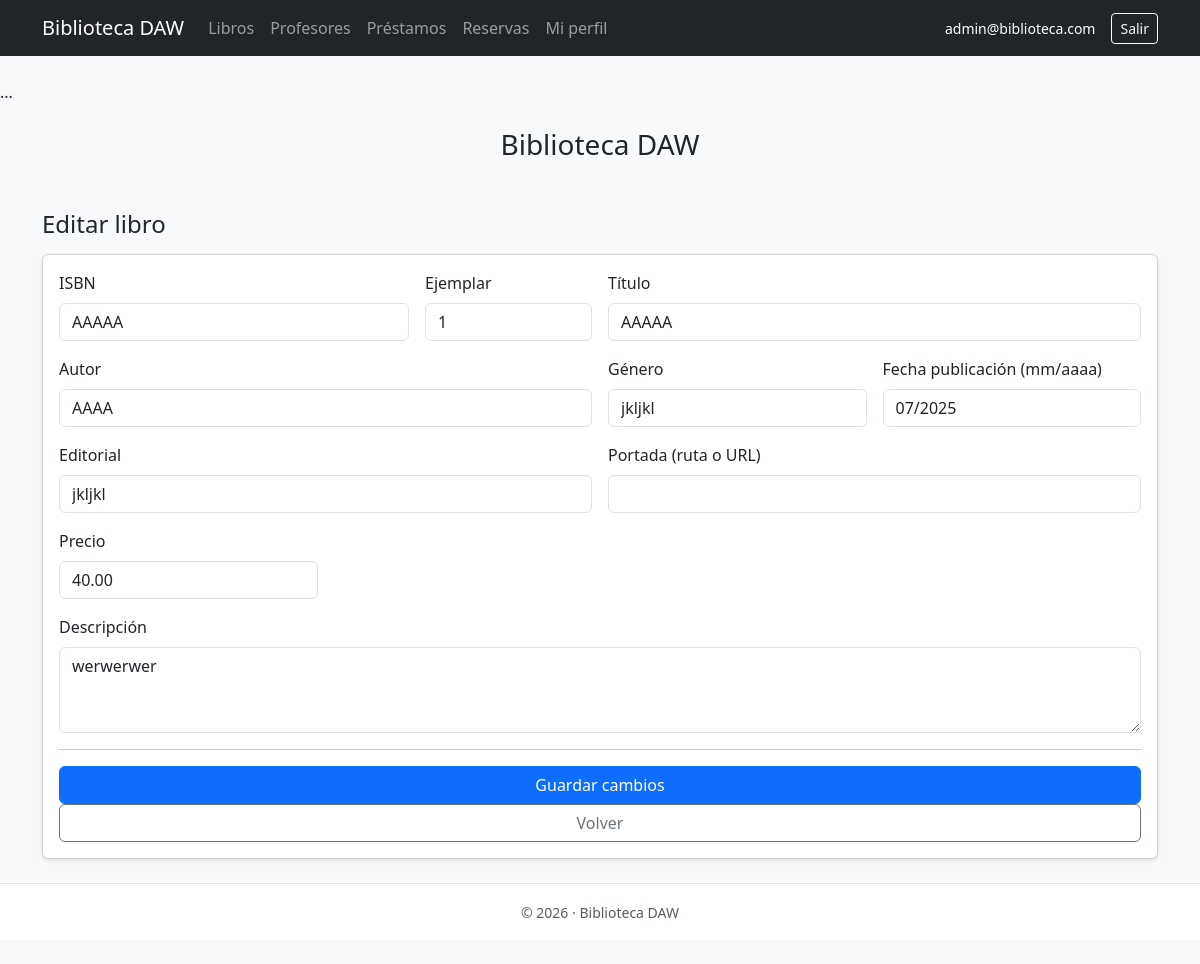
/libros/editar.php?id=2 (signed in), run on the app's committed database.
### tables this page shows
CREATE TABLE IF NOT EXISTS `libros` (
  `id` int NOT NULL AUTO_INCREMENT,
  `isbn` varchar(20) NOT NULL,
  `ejemplar` int NOT NULL DEFAULT '1',
  `portada` varchar(255) DEFAULT NULL,
  `titulo` varchar(200) NOT NULL,
  `autor` varchar(200) NOT NULL,
  `genero` varchar(100) DEFAULT NULL,
  `fecha_publicacion` varchar(7) DEFAULT NULL,
  `editorial` varchar(120) DEFAULT NULL,
  `descripcion` text,
  `precio` decimal(10,2) DEFAULT NULL,
  `estado` enum('DISPONIBLE','PRESTADO') NOT NULL DEFAULT 'DISPONIBLE',
  `creado_en` datetime NOT NULL DEFAULT CURRENT_TIMESTAMP,
  `actualizado_en` datetime DEFAULT NULL ON UPDATE CURRENT_TIMESTAMP,
  PRIMARY KEY (`id`),
  UNIQUE KEY `uk_isbn_ejemplar` (`isbn`,`ejemplar`)
);

### libros/editar.php (the view, shortened to what this page needs)
<?php
require_once __DIR__ . "/../config/conexion.php";
$id = isset($_GET["id"]) ? (int)$_GET["id"] : 0;
$sql = "SELECT * FROM libros WHERE id = :id LIMIT 1";
$stmt = $pdo->prepare($sql);
$stmt->execute([":id" => $id]);
$libro = $stmt->fetch();
require_once __DIR__ . "/../includes/header.php";
?>
<h2 class="h4 mb-3">Editar libro</h2>
<form method="post" action="actualizar.php" class="card shadow-sm p-3">
  <div class="row g-3">
    <div class="col-md-4">
      <label class="form-label" for="isbn">ISBN</label>
      <input class="form-control" type="text" id="isbn" name="isbn" maxlength="20" required
             value="<?php echo htmlspecialchars($libro["isbn"] ?? ""); ?>">
    </div>
    <div class="col-md-2">
      <label class="form-label" for="ejemplar">Ejemplar</label>
      <input class="form-control" type="number" id="ejemplar" name="ejemplar" min="1" required
             value="<?php echo htmlspecialchars($libro["ejemplar"] ?? 1); ?>">
    </div>
    <div class="col-md-6">
      <label class="form-label" for="titulo">Título</label>
      <input class="form-control" type="text" id="titulo" name="titulo" required
             value="<?php echo htmlspecialchars($libro["titulo"] ?? ""); ?>">
    </div>
    <div class="col-md-6">
      <label class="form-label" for="autor">Autor</label>
      <input class="form-control" type="text" id="autor" name="autor" required
             value="<?php echo htmlspecialchars($libro["autor"] ?? ""); ?>">
    </div>
    <div class="col-md-3">
      <label class="form-label" for="genero">Género</label>
      <input class="form-control" type="text" id="genero" name="genero"
             value="<?php echo htmlspecialchars($libro["genero"] ?? ""); ?>">
    </div>
    <div class="col-md-3">
      <label class="form-label" for="fecha_publicacion">Fecha publicación (mm/aaaa)</label>
      <input class="form-control" type="text" id="fecha_publicacion" name="fecha_publicacion" placeholder="03/2024"
             value="<?php echo htmlspecialchars($libro["fecha_publicacion"] ?? ""); ?>">
    </div>
    <div class="col-md-6">
      <label class="form-label" for="editorial">Editorial</label>
      <input class="form-control" type="text" id="editorial" name="editorial"
             value="<?php echo htmlspecialchars($libro["editorial"] ?? ""); ?>">
    </div>
    <div class="col-md-6">
      <label class="form-label" for="portada">Portada (ruta o URL)</label>
      <input class="form-control" type="text" id="portada" name="portada"
             value="<?php echo htmlspecialchars($libro["portada"] ?? ""); ?>">
    </div>
    <div class="col-md-3">
      <label class="form-label" for="precio">Precio</label>
      <input class="form-control" type="number" step="0.01" id="precio" name="precio" min="0"
             value="<?php echo htmlspecialchars($libro["precio"] ?? ""); ?>">
    </div>
    <div class="col-12">
      <label class="form-label" for="descripcion">Descripción</label>
      <textarea class="form-control" id="descripcion" name="descripcion" rows="3"><?php
        echo htmlspecialchars($libro["descripcion"] ?? "");
      ?></textarea>
    </div>
  </div>
  <hr class="my-3">
  <button class="btn btn-primary">Guardar cambios</button>
  <a class="btn btn-outline-secondary" href="<?php echo APP_URL; ?>/index.php">Volver</a>
</form>
<?php require_once __DIR__ . "/../includes/footer.php"; ?>

### data on the page
libros: isbn "AAAAA", ejemplar "1", titulo "AAAAA", autor "AAAA", genero "jkljkl", fecha_publicacion "07/2025", editorial "jkljkl", precio "40.00", descripcion "werwerwer"

### other printed values
APP_NAME "Biblioteca DAW"
$_SESSION["email"] "admin@biblioteca.com"
